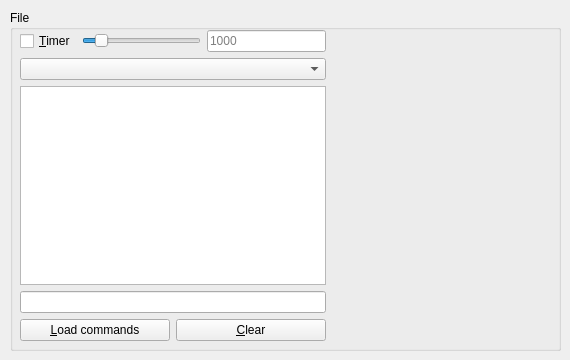
    <widget class="QWidget" name="tab_8">
     <attribute name="title">
      <string>&amp;File</string>
     </attribute>
     <widget class="QGroupBox" name="groupBox_2">
      <property name="geometry">
       <rect>
        <x>10</x>
        <y>10</y>
        <width>551</width>
        <height>341</height>
       </rect>
      </property>
      <property name="title">
       <string>File</string>
      </property>
      <widget class="QWidget" name="layoutWidget">
       <property name="geometry">
        <rect>
         <x>10</x>
         <y>20</y>
         <width>306</width>
         <height>311</height>
        </rect>
       </property>
       <layout class="QVBoxLayout" name="verticalLayout_3">
        <item>
         <layout class="QHBoxLayout" name="horizontalLayout_2">
          <item>
           <widget class="QCheckBox" name="cb_timer">
            <property name="text">
             <string>&amp;Timer</string>
            </property>
           </widget>
          </item>
          <item>
           <widget class="QSlider" name="tbr_delay">
            <property name="minimum">
             <number>500</number>
            </property>
            <property name="maximum">
             <number>5000</number>
            </property>
            <property name="value">
             <number>1000</number>
            </property>
            <property name="orientation">
             <enum>Qt::Horizontal</enum>
            </property>
           </widget>
          </item>
          <item>
           <widget class="QLineEdit" name="Edit_timerDelay">
            <property name="placeholderText">
             <string>1000</string>
            </property>
           </widget>
          </item>
         </layout>
        </item>
        <item>
         <widget class="QComboBox" name="cb_commands"/>
        </item>
        <item>
         <layout class="QVBoxLayout" name="verticalLayout_2">
          <item>
           <layout class="QVBoxLayout" name="verticalLayout">
            <item>
             <widget class="QListWidget" name="lv_commands"/>
            </item>
            <item>
             <widget class="QLineEdit" name="edPath"/>
            </item>
           </layout>
          </item>
          <item>
           <layout class="QHBoxLayout" name="horizontalLayout">
            <item>
             <widget class="QPushButton" name="btn_commands">
              <property name="text">
               <string>&amp;Load commands</string>
              </property>
             </widget>
            </item>
            <item>
             <widget class="QPushButton" name="btnClear">
              <property name="text">
               <string>&amp;Clear</string>
              </property>
             </widget>
            </item>
           </layout>
          </item>
         </layout>
        </item>
       </layout>
      </widget>
     </widget>
    </widget>
